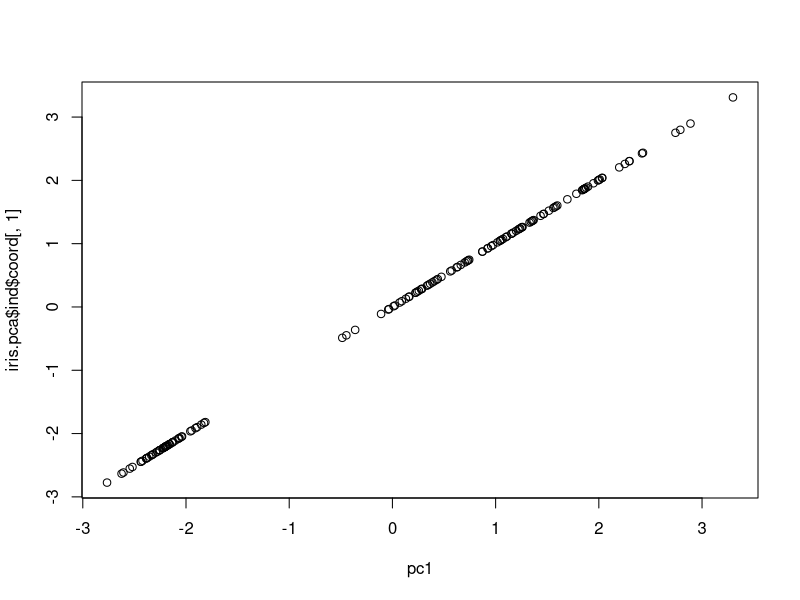
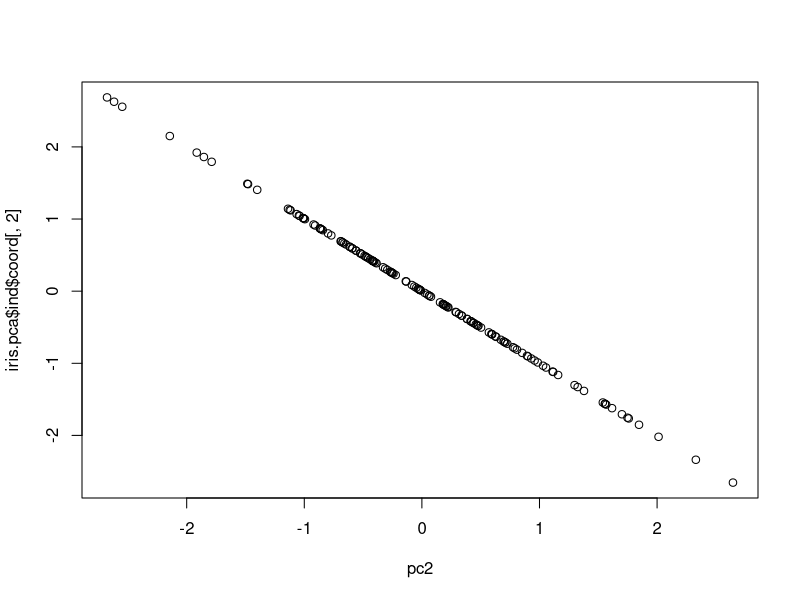

Recreate these plots in R, in order.
# make pca
rm(list = ls())

# load data
data(iris)
head(iris)
# 1.R包计算
# load package
library(FactoMineR)
iris.mat <- iris[,1:4]
iris.pca <- FactoMineR::PCA(iris.mat,graph = F)

# 特征值
iris.pca$eig

# PCA
iris.pca$ind$coord[,1]
iris.pca$ind$coord[,2]
# 2.手动运算
# 归一化
iris.mat.scale <- scale(iris.mat,center = T)
# 协方差矩阵
iris.mat.cov <- cov(iris.mat.scale)
# 求解特征值
iris.mat.cov.eigen <- eigen(iris.mat.cov)
iris.mat.cov.eigen$values
# 特征向量
iris.mat.cov.eigen$vectors

# 求pc1,pc2等
pc1 <- iris.mat.scale %*% iris.mat.cov.eigen$vectors[,1]
pc2 <- iris.mat.scale %*% iris.mat.cov.eigen$vectors[,2]

# 3.判断包计算出来PCA结果和手动计算出来的结果是否一致
plot(x = pc1,y = iris.pca$ind$coord[,1])
plot(x = pc2,y = iris.pca$ind$coord[,2])
# 看图是否为一条直线，如果是直线，则结果一样
